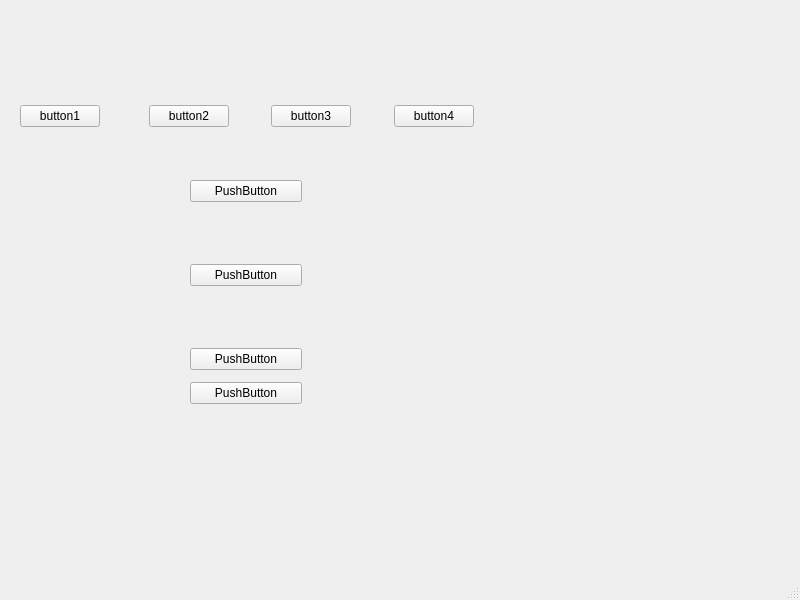
<?xml version="1.0" encoding="UTF-8"?>
<ui version="4.0">
 <class>MainWindow</class>
 <widget class="QMainWindow" name="MainWindow">
  <property name="geometry">
   <rect>
    <x>0</x>
    <y>0</y>
    <width>800</width>
    <height>600</height>
   </rect>
  </property>
  <property name="windowTitle">
   <string>MainWindow</string>
  </property>
  <widget class="QWidget" name="centralwidget">
   <widget class="QWidget" name="">
    <property name="geometry">
     <rect>
      <x>20</x>
      <y>100</y>
      <width>454</width>
      <height>32</height>
     </rect>
    </property>
    <layout class="QHBoxLayout" name="horizontalLayout">
     <item>
      <widget class="QPushButton" name="pushButton_4">
       <property name="text">
        <string>button1</string>
       </property>
      </widget>
     </item>
     <item>
      <spacer name="horizontalSpacer">
       <property name="orientation">
        <enum>Qt::Horizontal</enum>
       </property>
       <property name="sizeHint" stdset="0">
        <size>
         <width>40</width>
         <height>20</height>
        </size>
       </property>
      </spacer>
     </item>
     <item>
      <widget class="Line" name="line">
       <property name="orientation">
        <enum>Qt::Horizontal</enum>
       </property>
      </widget>
     </item>
     <item>
      <widget class="QPushButton" name="pushButton">
       <property name="text">
        <string>button2</string>
       </property>
      </widget>
     </item>
     <item>
      <spacer name="horizontalSpacer_2">
       <property name="orientation">
        <enum>Qt::Horizontal</enum>
       </property>
       <property name="sizeHint" stdset="0">
        <size>
         <width>40</width>
         <height>20</height>
        </size>
       </property>
      </spacer>
     </item>
     <item>
      <widget class="QPushButton" name="pushButton_2">
       <property name="text">
        <string>button3</string>
       </property>
      </widget>
     </item>
     <item>
      <spacer name="horizontalSpacer_3">
       <property name="orientation">
        <enum>Qt::Horizontal</enum>
       </property>
       <property name="sizeHint" stdset="0">
        <size>
         <width>40</width>
         <height>20</height>
        </size>
       </property>
      </spacer>
     </item>
     <item>
      <widget class="QPushButton" name="pushButton_3">
       <property name="text">
        <string>button4</string>
       </property>
      </widget>
     </item>
    </layout>
   </widget>
   <widget class="QWidget" name="">
    <property name="geometry">
     <rect>
      <x>190</x>
      <y>180</y>
      <width>112</width>
      <height>224</height>
     </rect>
    </property>
    <layout class="QVBoxLayout" name="verticalLayout">
     <item>
      <widget class="QPushButton" name="pushButton_5">
       <property name="text">
        <string>PushButton</string>
       </property>
      </widget>
     </item>
     <item>
      <spacer name="verticalSpacer">
       <property name="orientation">
        <enum>Qt::Vertical</enum>
       </property>
       <property name="sizeHint" stdset="0">
        <size>
         <width>20</width>
         <height>40</height>
        </size>
       </property>
      </spacer>
     </item>
     <item>
      <widget class="QPushButton" name="pushButton_6">
       <property name="text">
        <string>PushButton</string>
       </property>
      </widget>
     </item>
     <item>
      <spacer name="verticalSpacer_2">
       <property name="orientation">
        <enum>Qt::Vertical</enum>
       </property>
       <property name="sizeHint" stdset="0">
        <size>
         <width>20</width>
         <height>40</height>
        </size>
       </property>
      </spacer>
     </item>
     <item>
      <widget class="QPushButton" name="pushButton_7">
       <property name="text">
        <string>PushButton</string>
       </property>
      </widget>
     </item>
     <item>
      <widget class="Line" name="line_2">
       <property name="orientation">
        <enum>Qt::Vertical</enum>
       </property>
      </widget>
     </item>
     <item>
      <widget class="QPushButton" name="pushButton_8">
       <property name="text">
        <string>PushButton</string>
       </property>
      </widget>
     </item>
    </layout>
   </widget>
  </widget>
  <widget class="QMenuBar" name="menubar">
   <property name="geometry">
    <rect>
     <x>0</x>
     <y>0</y>
     <width>800</width>
     <height>22</height>
    </rect>
   </property>
  </widget>
  <widget class="QStatusBar" name="statusbar"/>
 </widget>
 <resources/>
 <connections/>
</ui>
